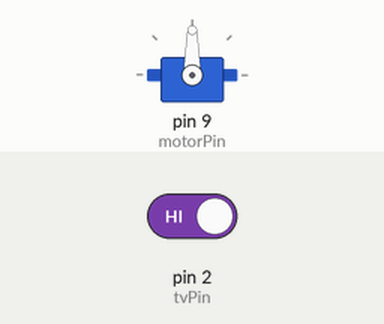
This sketch was run on a simulated Arduino Uno, built with avr-gcc and run on an emulated ATmega328P. Parts: servo. Inputs (shaded band) come from the test bench; at power-on: pin 2 (tvPin) HIGH.

Above: at 1.2 s.
1.3 s: pin 2 (tvPin) driven LOW
At 1.4 s:
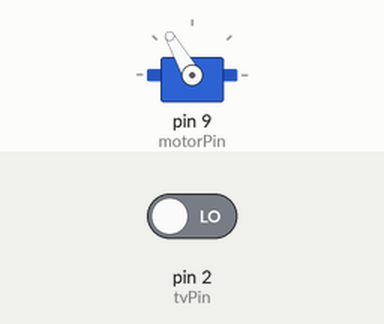
Timing chart, 0 to 4.3 s (numbered marks = the images above; inputs shaded):
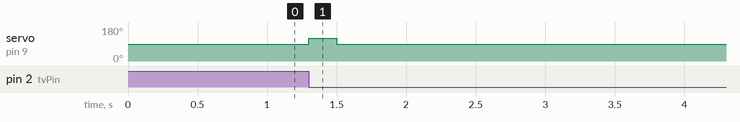

The sketch:

tv-sound-control.ino
```cpp
#include <Servo.h>

Servo motor;
unsigned short int motorPin = 9;
unsigned short int tvPin = 2;
unsigned short int tv;
unsigned short int tvPrev;
short int motorOffsetAngle = 30;
short int motorDefaultAngle = 90;

void setup() {
  pinMode(tvPin, INPUT);
  motor.attach(motorPin);
  tvPrev = tv = digitalRead(tvPin);
}

void loop() {
  tv = digitalRead(tvPin);
  if (tv != tvPrev) pushButton();
  tvPrev = tv;
}

void pushButton() {
  motor.write(motorDefaultAngle+motorOffsetAngle);
  delay(200);
  motor.write(motorDefaultAngle);
  delay(200);
}
```

Measured:
- after the input at 1.3 s, servo on pin 9 (motorPin): 90° → 120° at once, → 90° 0.20 s later
